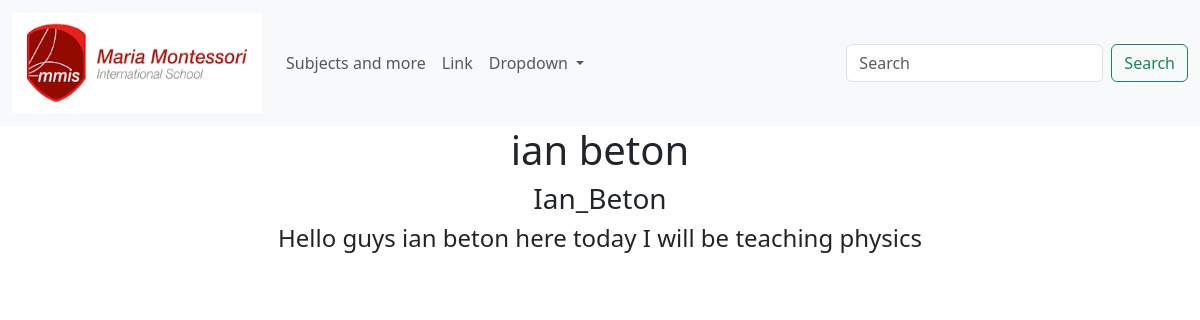
The app's page /details/1 (signed in) with its own data.
### main/models.py (models this page shows, shortened)
class Post(models.Model):
    author = models.ForeignKey(User, on_delete=models.CASCADE)
    title = models.CharField(max_length=100)
    body = models.TextField()
    category = models.ForeignKey(Category, on_delete=models.CASCADE)
    subject = models.ForeignKey(Subject, on_delete=models.CASCADE)

### main/views.py (the view)
# urls.py: path('details/<int:pk>', Details.as_view(), name="details"),
class Details(DetailView):
    model = Post
    template_name = 'details.html'

### main/templates/details.html (shortened to what this page needs)
{% extends 'base.html'%}
{% block content %}
<!DOCTYPE html>
<html>
<body>
<div class="container">
<h1 class="text-center"> {{post.title}} </h1>
<h3 class="text-center">  {{post.author}} </h3>
<h4 class="text-center"> {{post.body}} </h4>
</div>
</body>
</html>
{% endblock %}

### main/templates/details.html (style rules this page uses)
body { background-color: rgb(255, 255, 255); }

### records on screen
Post: title "ian beton", author "Ian_Beton", body "Hello guys ian beton here today I will be teaching physics"
